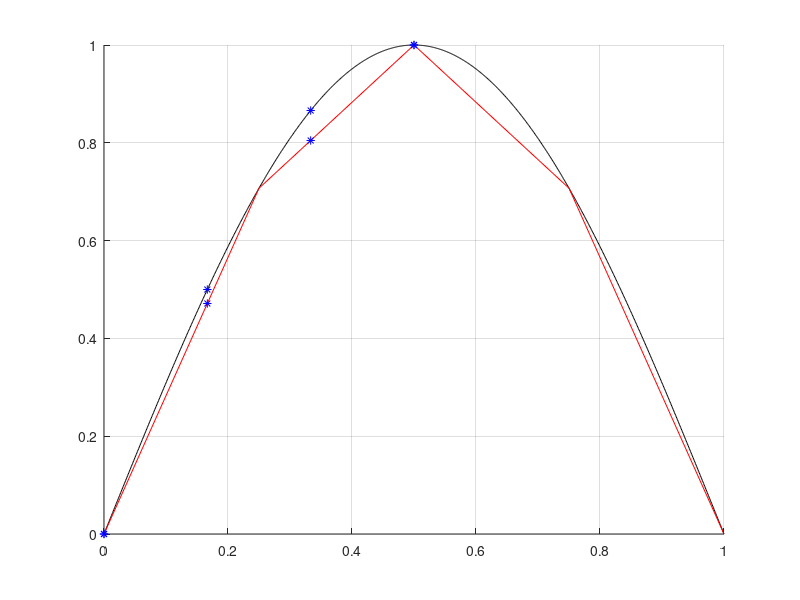

The MATLAB source for this figure:
f = @(x) sin(pi * x);

i = [0 : 4];
t1 = i/4;
t2 = [0, 1/6, 1/3, 1/2];

fi = @(i,x) f(t1(i)) + (f(t1(i+1)) - f(t1(i))) / (t1(i+1)-t1(i)) * (x - t1(i));

y = [
fi(1, t2(1)), f(t2(1))
fi(1, t2(2)), f(t2(2))
fi(2, t2(3)), f(t2(3))
fi(3, t2(4)), f(t2(4))
]

hold on, grid on
x = 0:0.001:1;
plot(x,f(x),'k')
plot(t1,f(t1),'r')
plot(t2,y,'b*')
